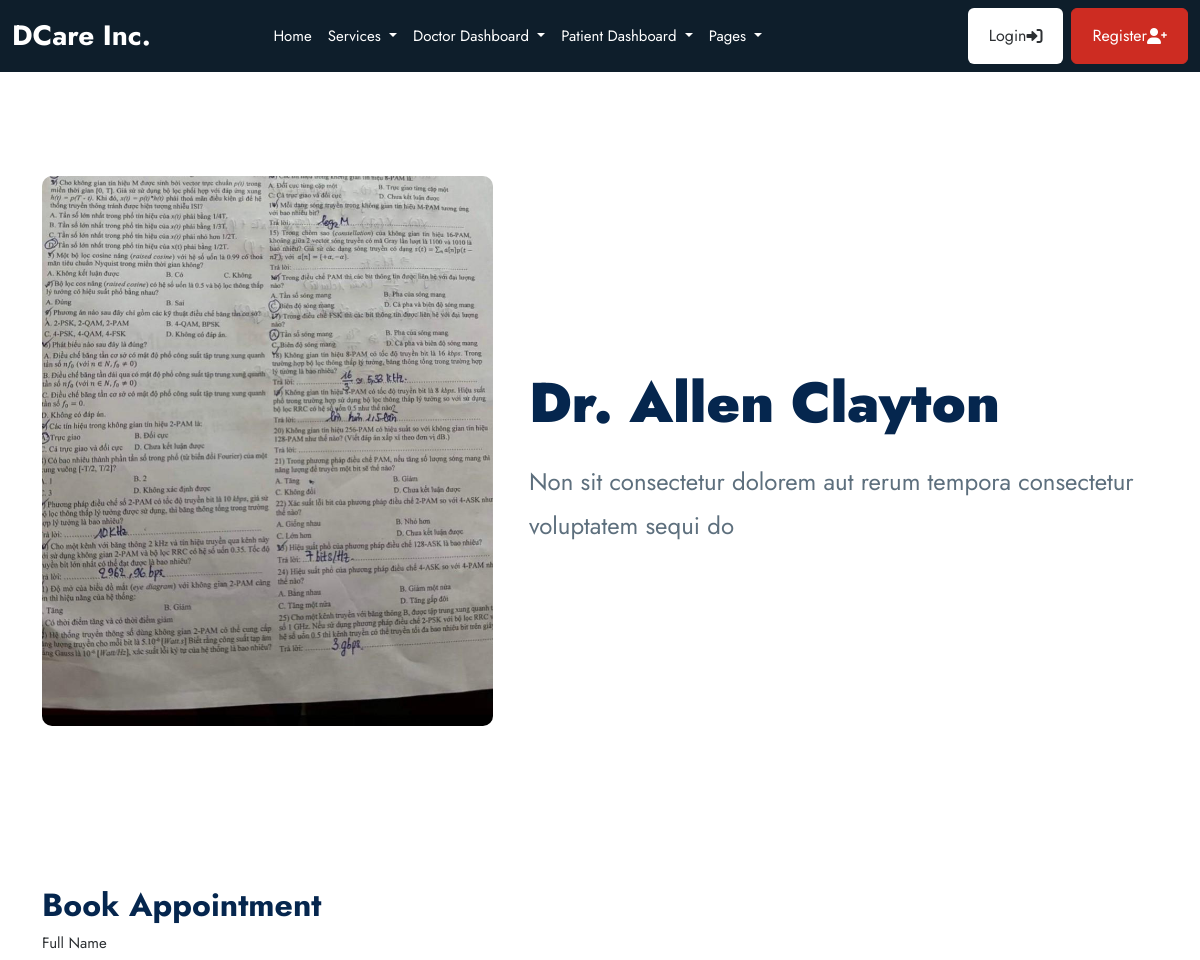
Page /book_appointment/1/4/ (signed in, upper part) on the earlier database version.
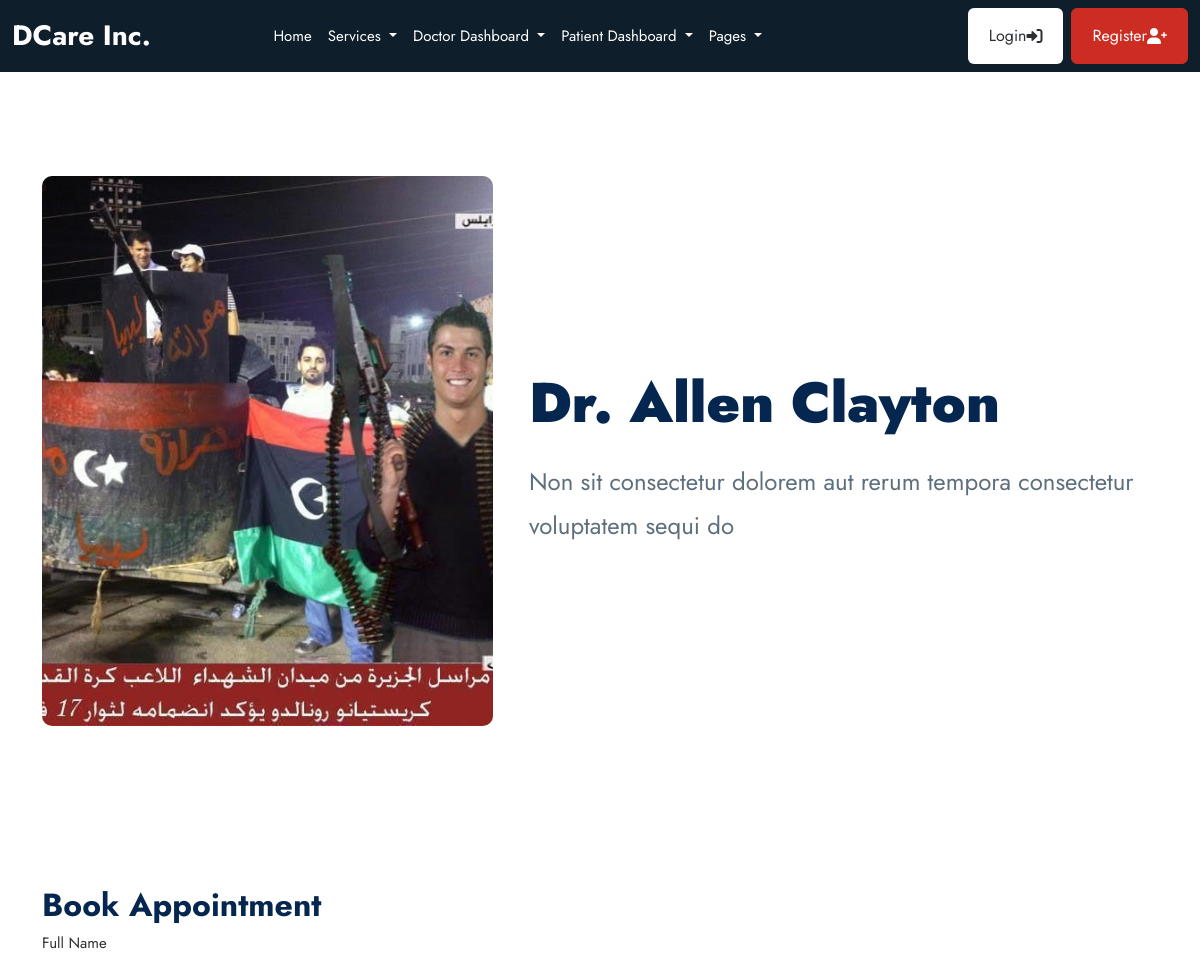
Same page on the later database version.
### doctor/models.py (models this page shows, shortened)
class Doctor(models.Model):
    user = models.OneToOneField(userauths_models.User, on_delete=models.CASCADE)
    full_name = models.CharField(max_length=100, null=True, blank=True)
    image = models.FileField(upload_to="images", null=True, blank=True)
    mobile = models.CharField(max_length=100, null=True, blank=True)
    country = models.CharField(max_length=100, null=True, blank=True)
    bio = models.CharField(max_length=100, null=True, blank=True)
    specialization = models.CharField(max_length=100, null=True, blank=True)
    qualifications = models.CharField(max_length=100, null=True, blank=True)
    years_of_experience = models.CharField(max_length=100, null=True, blank=True)
    next_available_appointment_date = models.DateTimeField(default=timezone.now, null=True, blank=True)

### base/views.py (the view, shortened to what this page needs)
# urls.py: path("book_appointment/<service_id>/<doctor_id>/", views.book_appointment, name="book_appointment"),
@login_required
def book_appointment(request, service_id, doctor_id):
    service = base_models.Service.objects.get(id=service_id)
    doctor = doctor_models.Doctor.objects.get(id=doctor_id)
    patient = patient_models.Patient.objects.get(user=request.user)
    context = {
        "service": service,
        "doctor": doctor,
        "patient": patient,
    }
    return render(request, "base/book_appointment.html", context)

### templates/base/book_appointment.html (shortened to what this page needs)
{% extends 'partials/base.html' %} {% block content %}
<section class="container">
    <div class="row d-flex justify-content-center align-items-center">
        <div class="col-12 col-lg-5">
            <img class="img-fluid mt-4" style="width: 100%; height: 550px; object-fit: cover; border-radius: 10px" src="{{doctor.image.url}}" alt="" />
        </div>
        <div class="col-12 col-lg-7 p-4 rounded-3 bg-white">
            <h1 class="display-4 fw-bold mt-5">
                <span class=""><b>Dr. {{doctor.full_name}}</b></span>
            </h1>
            <p class="fs-4 mt-4">{{doctor.bio|default:""}}</p>
        </div>
    </div>
</section>
<section class="container">
    <div class="">
        <h2 class="">Book Appointment</h2>
    </div>
    <form class="row" method="POST">
        <div class="col-lg-12 mb-3">
            <label for="name" class="mb-2">Full Name</label>
        </div>
    </form>
</section>
{% endblock content %}

Differences in the rows shown:
changed Doctor "Allen Clayton": image: a different picture
